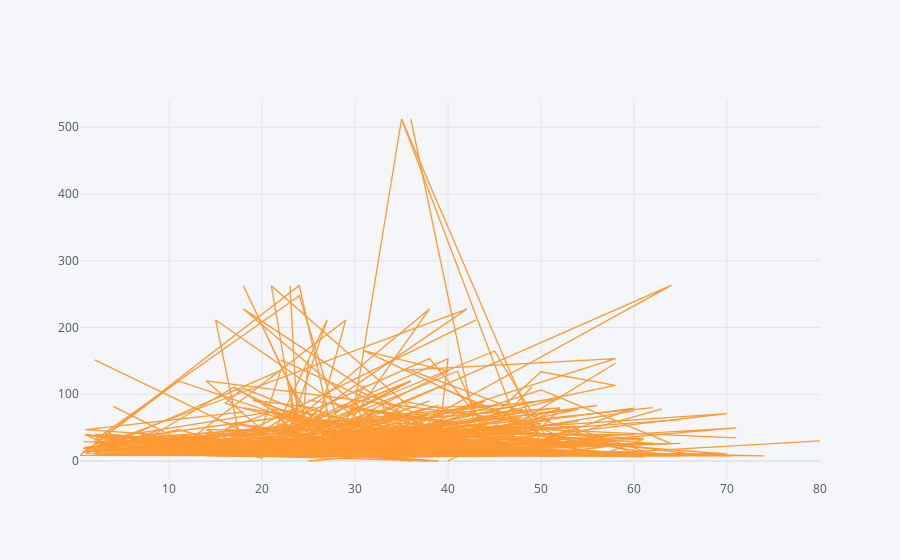

Notebook code cell kept with this figure:
### Code cell
df1[['age', 'fare']].iplot(x = 'age', y = 'fare')

### Figure 1 — Plotly figure (JSON) as saved in the notebook; plotly's stock layout.template omitted (floating-point values rounded to 4 significant figures; data arrays with more than 128 entries replaced by an {"elided": "..."} marker saying what was removed)
{"data": [{"line": {"color": "rgba(255, 153, 51, 1.0)", "dash": "solid", "shape": "linear", "width": 1.3}, "mode": "lines", "name": "fare", "text": "", "type": "scatter", "x": {"elided": "891 float values"}, "y": {"elided": "891 float values"}}], "layout": {"legend": {"bgcolor": "#F5F6F9", "font": {"color": "#4D5663"}}, "paper_bgcolor": "#F5F6F9", "plot_bgcolor": "#F5F6F9", "title": {"font": {"color": "#4D5663"}}, "xaxis": {"gridcolor": "#E1E5ED", "showgrid": true, "tickfont": {"color": "#4D5663"}, "title": {"font": {"color": "#4D5663"}, "text": ""}, "zerolinecolor": "#E1E5ED"}, "yaxis": {"gridcolor": "#E1E5ED", "showgrid": true, "tickfont": {"color": "#4D5663"}, "title": {"font": {"color": "#4D5663"}, "text": ""}, "zerolinecolor": "#E1E5ED"}}}
